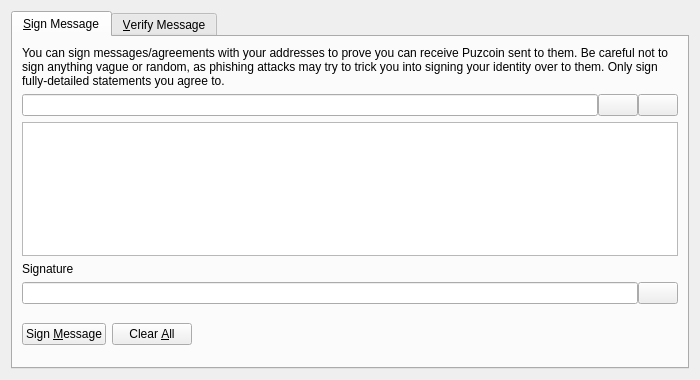
<?xml version="1.0" encoding="UTF-8"?>
<ui version="4.0">
 <class>SignVerifyMessageDialog</class>
 <widget class="QDialog" name="SignVerifyMessageDialog">
  <property name="geometry">
   <rect>
    <x>0</x>
    <y>0</y>
    <width>700</width>
    <height>380</height>
   </rect>
  </property>
  <property name="windowTitle">
   <string>Signatures - Sign / Verify a Message</string>
  </property>
  <property name="modal">
   <bool>true</bool>
  </property>
  <layout class="QVBoxLayout" name="verticalLayout">
   <item>
    <widget class="QTabWidget" name="tabWidget">
     <property name="currentIndex">
      <number>0</number>
     </property>
     <widget class="QWidget" name="tabSignMessage">
      <attribute name="title">
       <string>&amp;Sign Message</string>
      </attribute>
      <layout class="QVBoxLayout" name="verticalLayout_SM">
       <item>
        <widget class="QLabel" name="infoLabel_SM">
         <property name="text">
          <string>You can sign messages/agreements with your addresses to prove you can receive Puzcoin sent to them. Be careful not to sign anything vague or random, as phishing attacks may try to trick you into signing your identity over to them. Only sign fully-detailed statements you agree to.</string>
         </property>
         <property name="textFormat">
          <enum>Qt::PlainText</enum>
         </property>
         <property name="wordWrap">
          <bool>true</bool>
         </property>
        </widget>
       </item>
       <item>
        <layout class="QHBoxLayout" name="horizontalLayout_1_SM">
         <property name="spacing">
          <number>0</number>
         </property>
         <item>
          <widget class="QValidatedLineEdit" name="addressIn_SM">
           <property name="toolTip">
            <string>The Puzcoin address to sign the message with</string>
           </property>
          </widget>
         </item>
         <item>
          <widget class="QPushButton" name="addressBookButton_SM">
           <property name="toolTip">
            <string>Choose previously used address</string>
           </property>
           <property name="text">
            <string/>
           </property>
           <property name="shortcut">
            <string>Alt+A</string>
           </property>
           <property name="autoDefault">
            <bool>false</bool>
           </property>
          </widget>
         </item>
         <item>
          <widget class="QPushButton" name="pasteButton_SM">
           <property name="toolTip">
            <string>Paste address from clipboard</string>
           </property>
           <property name="text">
            <string/>
           </property>
           <property name="shortcut">
            <string>Alt+P</string>
           </property>
           <property name="autoDefault">
            <bool>false</bool>
           </property>
          </widget>
         </item>
        </layout>
       </item>
       <item>
        <widget class="QPlainTextEdit" name="messageIn_SM">
         <property name="toolTip">
          <string>Enter the message you want to sign here</string>
         </property>
        </widget>
       </item>
       <item>
        <widget class="QLabel" name="signatureLabel_SM">
         <property name="text">
          <string>Signature</string>
         </property>
         <property name="textFormat">
          <enum>Qt::PlainText</enum>
         </property>
        </widget>
       </item>
       <item>
        <layout class="QHBoxLayout" name="horizontalLayout_2_SM">
         <property name="spacing">
          <number>0</number>
         </property>
         <item>
          <widget class="QLineEdit" name="signatureOut_SM">
           <property name="font">
            <font>
             <italic>true</italic>
            </font>
           </property>
           <property name="readOnly">
            <bool>true</bool>
           </property>
          </widget>
         </item>
         <item>
          <widget class="QPushButton" name="copySignatureButton_SM">
           <property name="toolTip">
            <string>Copy the current signature to the system clipboard</string>
           </property>
           <property name="text">
            <string/>
           </property>
           <property name="autoDefault">
            <bool>false</bool>
           </property>
          </widget>
         </item>
        </layout>
       </item>
       <item>
        <layout class="QHBoxLayout" name="horizontalLayout_3_SM">
         <item>
          <widget class="QPushButton" name="signMessageButton_SM">
           <property name="toolTip">
            <string>Sign the message to prove you own this Puzcoin address</string>
           </property>
           <property name="text">
            <string>Sign &amp;Message</string>
           </property>
           <property name="autoDefault">
            <bool>false</bool>
           </property>
          </widget>
         </item>
         <item>
          <widget class="QPushButton" name="clearButton_SM">
           <property name="toolTip">
            <string>Reset all sign message fields</string>
           </property>
           <property name="text">
            <string>Clear &amp;All</string>
           </property>
           <property name="autoDefault">
            <bool>false</bool>
           </property>
          </widget>
         </item>
         <item>
          <spacer name="horizontalSpacer_1_SM">
           <property name="orientation">
            <enum>Qt::Horizontal</enum>
           </property>
           <property name="sizeHint" stdset="0">
            <size>
             <width>40</width>
             <height>48</height>
            </size>
           </property>
          </spacer>
         </item>
         <item>
          <widget class="QLabel" name="statusLabel_SM">
           <property name="font">
            <font>
             <weight>75</weight>
             <bold>true</bold>
            </font>
           </property>
           <property name="text">
            <string/>
           </property>
           <property name="wordWrap">
            <bool>true</bool>
           </property>
          </widget>
         </item>
         <item>
          <spacer name="horizontalSpacer_2_SM">
           <property name="orientation">
            <enum>Qt::Horizontal</enum>
           </property>
           <property name="sizeHint" stdset="0">
            <size>
             <width>40</width>
             <height>48</height>
            </size>
           </property>
          </spacer>
         </item>
        </layout>
       </item>
      </layout>
     </widget>
     <widget class="QWidget" name="tabVerifyMessage">
      <attribute name="title">
       <string>&amp;Verify Message</string>
      </attribute>
      <layout class="QVBoxLayout" name="verticalLayout_VM">
       <item>
        <widget class="QLabel" name="infoLabel_VM">
         <property name="text">
          <string>Enter the receiver's address, message (ensure you copy line breaks, spaces, tabs, etc. exactly) and signature below to verify the message. Be careful not to read more into the signature than what is in the signed message itself, to avoid being tricked by a man-in-the-middle attack. Note that this only proves the signing party receives with the address, it cannot prove sendership of any transaction!</string>
         </property>
         <property name="textFormat">
          <enum>Qt::PlainText</enum>
         </property>
         <property name="alignment">
          <set>Qt::AlignLeading|Qt::AlignLeft|Qt::AlignTop</set>
         </property>
         <property name="wordWrap">
          <bool>true</bool>
         </property>
        </widget>
       </item>
       <item>
        <layout class="QHBoxLayout" name="horizontalLayout_1_VM">
         <property name="spacing">
          <number>0</number>
         </property>
         <item>
          <widget class="QValidatedLineEdit" name="addressIn_VM">
           <property name="toolTip">
            <string>The Puzcoin address the message was signed with</string>
           </property>
          </widget>
         </item>
         <item>
          <widget class="QPushButton" name="addressBookButton_VM">
           <property name="toolTip">
            <string>Choose previously used address</string>
           </property>
           <property name="text">
            <string/>
           </property>
           <property name="shortcut">
            <string>Alt+A</string>
           </property>
           <property name="autoDefault">
            <bool>false</bool>
           </property>
          </widget>
         </item>
        </layout>
       </item>
       <item>
        <widget class="QPlainTextEdit" name="messageIn_VM"/>
       </item>
       <item>
        <widget class="QValidatedLineEdit" name="signatureIn_VM"/>
       </item>
       <item>
        <layout class="QHBoxLayout" name="horizontalLayout_2_VM">
         <item>
          <widget class="QPushButton" name="verifyMessageButton_VM">
           <property name="toolTip">
            <string>Verify the message to ensure it was signed with the specified Puzcoin address</string>
           </property>
           <property name="text">
            <string>Verify &amp;Message</string>
           </property>
           <property name="autoDefault">
            <bool>false</bool>
           </property>
          </widget>
         </item>
         <item>
          <widget class="QPushButton" name="clearButton_VM">
           <property name="toolTip">
            <string>Reset all verify message fields</string>
           </property>
           <property name="text">
            <string>Clear &amp;All</string>
           </property>
           <property name="autoDefault">
            <bool>false</bool>
           </property>
          </widget>
         </item>
         <item>
          <spacer name="horizontalSpacer_1_VM">
           <property name="orientation">
            <enum>Qt::Horizontal</enum>
           </property>
           <property name="sizeHint" stdset="0">
            <size>
             <width>40</width>
             <height>48</height>
            </size>
           </property>
          </spacer>
         </item>
         <item>
          <widget class="QLabel" name="statusLabel_VM">
           <property name="font">
            <font>
             <weight>75</weight>
             <bold>true</bold>
            </font>
           </property>
           <property name="text">
            <string/>
           </property>
           <property name="wordWrap">
            <bool>true</bool>
           </property>
          </widget>
         </item>
         <item>
          <spacer name="horizontalSpacer_2_VM">
           <property name="orientation">
            <enum>Qt::Horizontal</enum>
           </property>
           <property name="sizeHint" stdset="0">
            <size>
             <width>40</width>
             <height>48</height>
            </size>
           </property>
          </spacer>
         </item>
        </layout>
       </item>
      </layout>
     </widget>
    </widget>
   </item>
  </layout>
 </widget>
 <customwidgets>
  <customwidget>
   <class>QValidatedLineEdit</class>
   <extends>QLineEdit</extends>
   <header>qvalidatedlineedit.h</header>
  </customwidget>
 </customwidgets>
 <resources>
  <include location="../puzcoin.qrc"/>
 </resources>
 <connections/>
</ui>
